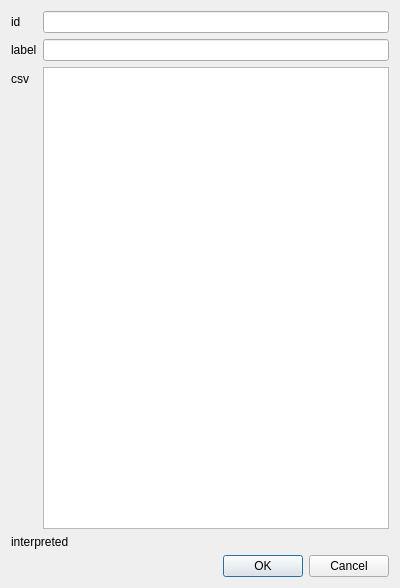
<?xml version="1.0" encoding="UTF-8"?>
<ui version="4.0">
 <class>Dialog</class>
 <widget class="QDialog" name="Dialog">
  <property name="geometry">
   <rect>
    <x>0</x>
    <y>0</y>
    <width>400</width>
    <height>588</height>
   </rect>
  </property>
  <property name="windowTitle">
   <string>Diurnal Profile</string>
  </property>
  <layout class="QVBoxLayout" name="verticalLayout">
   <item>
    <layout class="QFormLayout" name="formLayout">
     <item row="0" column="0">
      <widget class="QLabel" name="label_id">
       <property name="text">
        <string>id</string>
       </property>
      </widget>
     </item>
     <item row="0" column="1">
      <widget class="QLineEdit" name="lineEdit_id"/>
     </item>
     <item row="1" column="0">
      <widget class="QLabel" name="label_label">
       <property name="text">
        <string>label</string>
       </property>
      </widget>
     </item>
     <item row="1" column="1">
      <widget class="QLineEdit" name="lineEdit_label_"/>
     </item>
     <item row="2" column="0">
      <widget class="QLabel" name="label_csv">
       <property name="text">
        <string>csv</string>
       </property>
      </widget>
     </item>
     <item row="2" column="1">
      <widget class="QPlainTextEdit" name="plainTextEdit_csv"/>
     </item>
     <item row="3" column="0" colspan="2">
      <widget class="QLabel" name="label_interpreted">
       <property name="text">
        <string>interpreted</string>
       </property>
      </widget>
     </item>
    </layout>
   </item>
   <item>
    <widget class="QDialogButtonBox" name="buttonBox">
     <property name="orientation">
      <enum>Qt::Horizontal</enum>
     </property>
     <property name="standardButtons">
      <set>QDialogButtonBox::Cancel|QDialogButtonBox::Ok</set>
     </property>
    </widget>
   </item>
  </layout>
 </widget>
 <resources/>
 <connections>
  <connection>
   <sender>buttonBox</sender>
   <signal>accepted()</signal>
   <receiver>Dialog</receiver>
   <slot>accept()</slot>
   <hints>
    <hint type="sourcelabel">
     <x>248</x>
     <y>254</y>
    </hint>
    <hint type="destinationlabel">
     <x>157</x>
     <y>274</y>
    </hint>
   </hints>
  </connection>
  <connection>
   <sender>buttonBox</sender>
   <signal>rejected()</signal>
   <receiver>Dialog</receiver>
   <slot>reject()</slot>
   <hints>
    <hint type="sourcelabel">
     <x>316</x>
     <y>260</y>
    </hint>
    <hint type="destinationlabel">
     <x>286</x>
     <y>274</y>
    </hint>
   </hints>
  </connection>
 </connections>
</ui>
